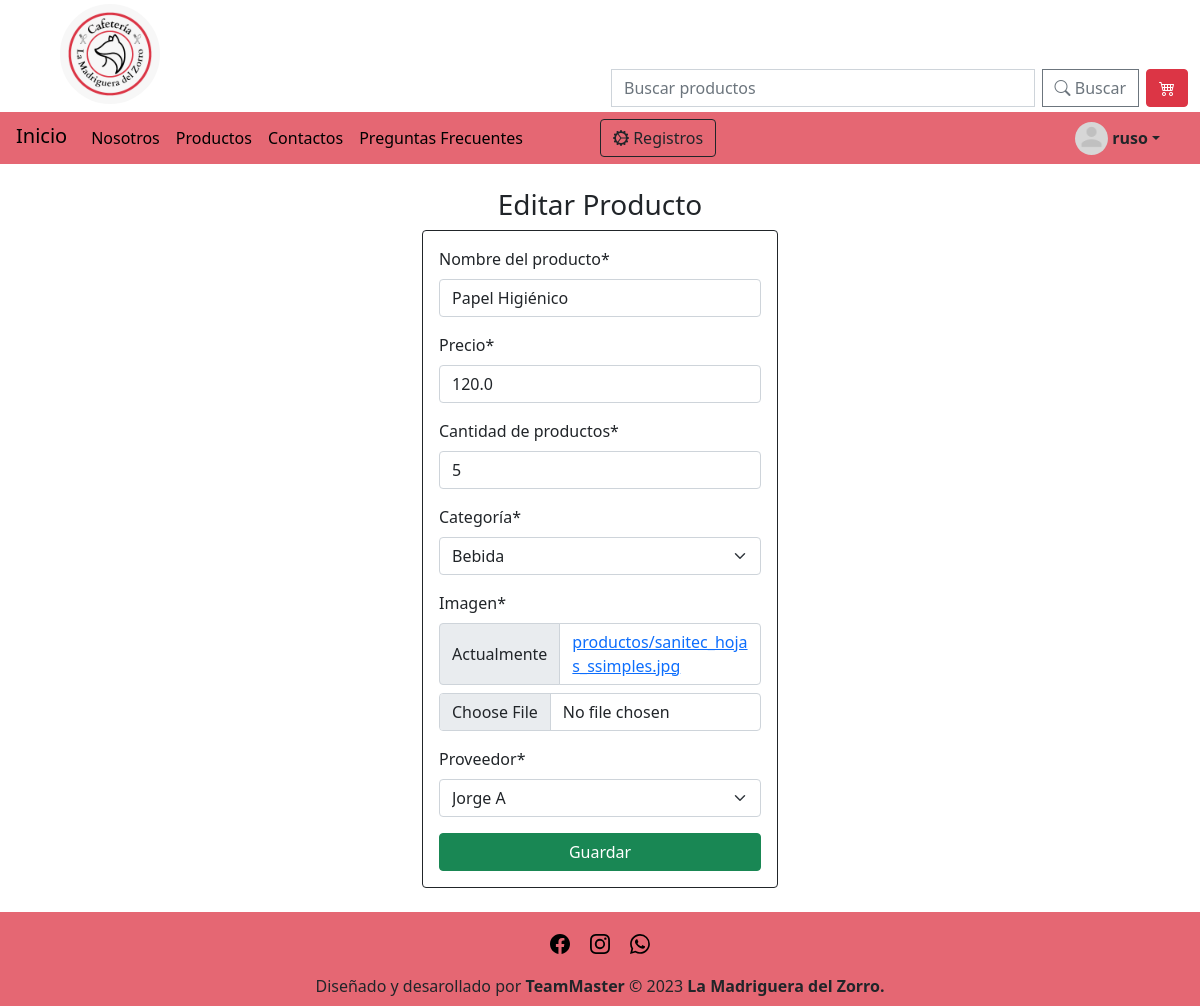
The page /update_producto/5/ (signed in) on the database as committed earlier.
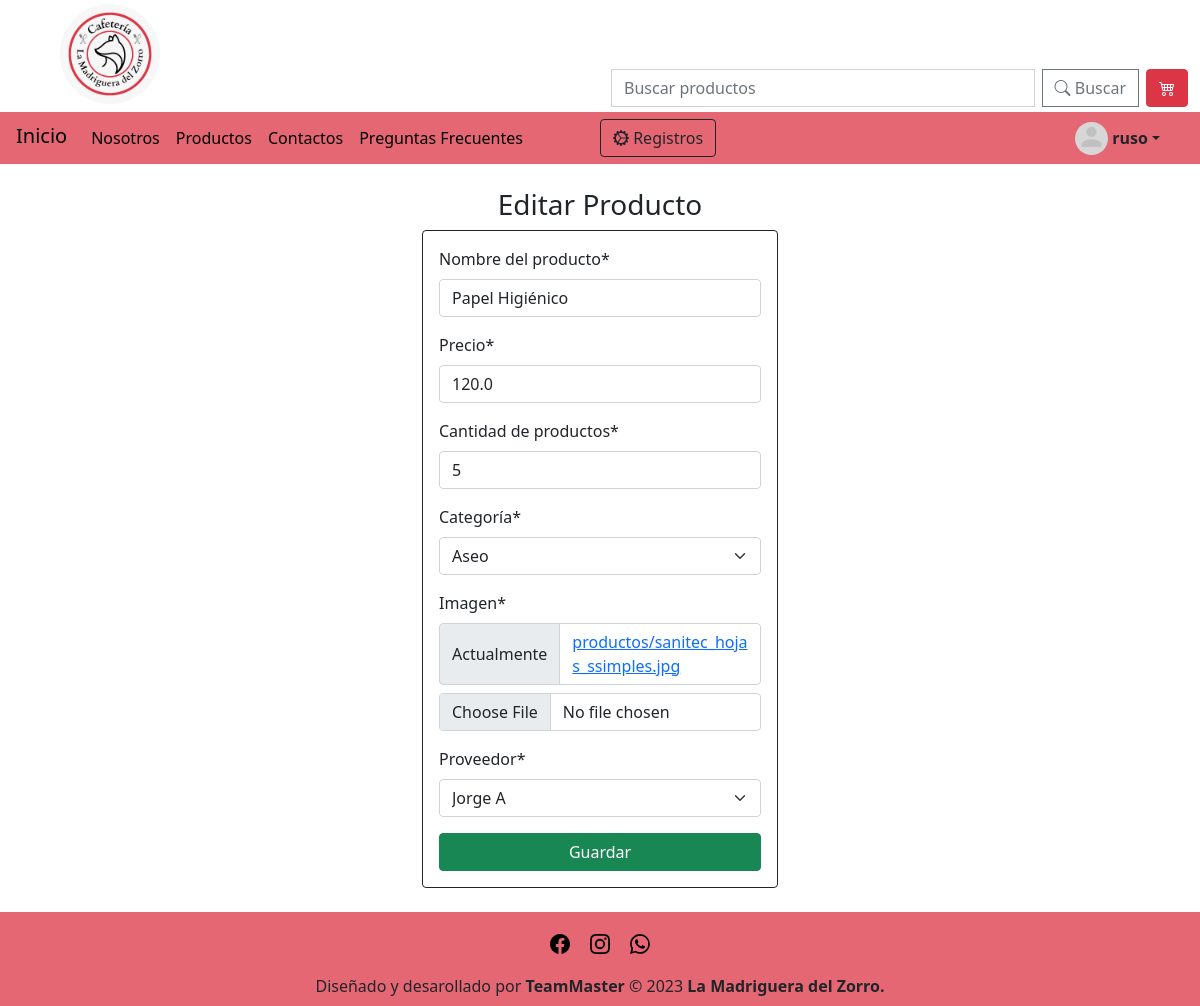
The same page on the database as committed later.
### cafeteria_app/models.py (models this page shows, shortened)
class Producto(models.Model):
    nombre = models.CharField(verbose_name='Nombre del producto',max_length=100)
    precio = models.FloatField(verbose_name='Precio')
    cantidad_productos = models.PositiveIntegerField(verbose_name='Cantidad de productos')
    categoria = models.CharField(verbose_name='Categoría', max_length=10, choices=(
        ('bebida', 'Bebida'),
        ('sandwich', 'Sandwich'),
        ('pasta', 'Pasta'),
        ('carne', 'Carne'),
        ('dulce', 'Dulce'),
        ('golosina', 'Golosina'),
        ('aseo', 'Aseo')
    ), default='bebida')
    imagen = models.ImageField(upload_to="productos", null=True)
    proveedor = models.ForeignKey(Proveedor, on_delete=models.CASCADE, related_name='productos',verbose_name='Proveedor')

class Proveedor(models.Model):
    ci = models.CharField(primary_key=True, max_length=11,unique=True)
    nombre = models.CharField(max_length=200)
    telefono = models.CharField(max_length=8)
    correo = models.EmailField(max_length=210)
    descripcion = models.TextField(max_length=300)
    def __str__(self):
        texto = "{0}"
        return texto.format(self.nombre)

### cafeteria_app/views.py (the view)
# urls.py: path('update_producto/<int:pk>/', UpdateProducto.as_view(), name='update_producto'),
class UpdateProducto(PermissionRequiredMixin, UpdateView):
    model = Producto
    template_name = 'producto/edicionProducto.html'
    form_class = Producto_Form
    permission_required = ('cafeteria.change_UpdateProducto')
    success_url = reverse_lazy('listar_producto')

### cafeteria_app/forms.py
class Producto_Form(forms.ModelForm):
    class Meta:
        model = Producto
        fields = '__all__'

### cafeteria_app/context_processor.py (called while the page is built)
def total_carrito(request):
    total = 0
    if "carrito" in request.session.keys():
        for key, value in request.session["carrito"].items():
            total += value["acumulado"]
    return {"total": total}

### cafeteria_app/templates/producto/edicionProducto.html (shortened to what this page needs)
{% extends "base.html" %}
 {% load static %}
{% block body %}
{% load crispy_forms_tags %}
<div class="container py-4">
    <div class="row">
        <div class="col-sm-12 col-md-4 mx-auto">
            <h3 class="text-center">Editar Producto</h3>
            <div class="card border-dark">
                <div class="card-body">
                     <form action="" method="POST" enctype="multipart/form-data">
                            {{form | crispy}}
                            <div class="form-group d-grid gap-2">
                                <input type="submit" class="btn btn-success" value="Guardar">
                            </div>
                    </form>
                </div>
            </div>
        </div>
    </div>
</div>
{% endblock %}

Rows that differ between the two databases and show on the page:
changed Producto "Jorge A": categoria "Bebida" → "Aseo"
